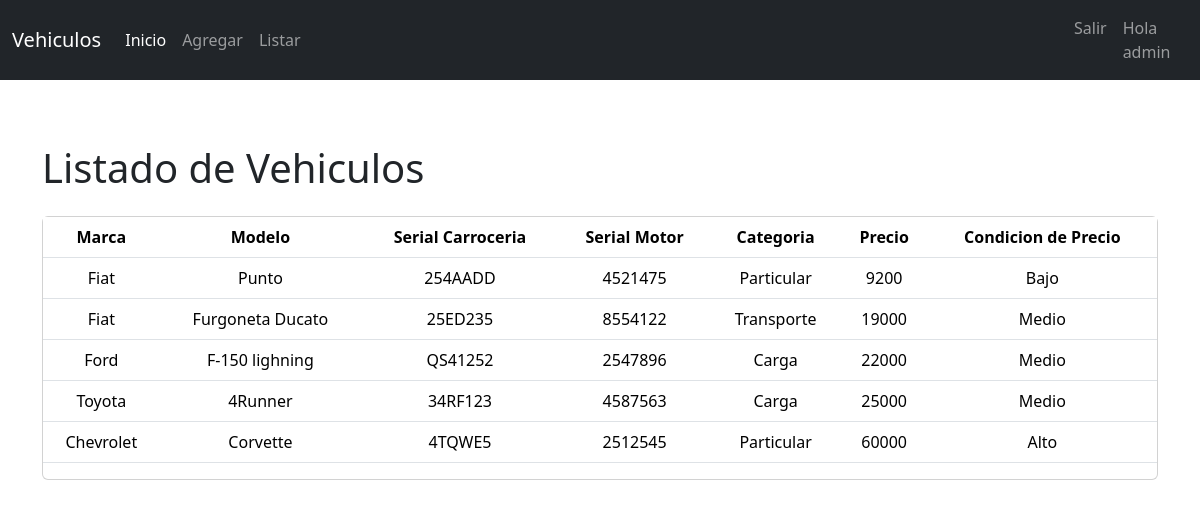
/vehiculo/listar/ (signed in), run on the app's committed database.
### vehiculo/models.py (models this page shows)
class VehiculoModel(models.Model):
    MARCAS_OPTIONS = (
        ('Fiat','Fiat'),
        ('Chevrolet','Chevrolet'),
        ('Ford','Ford'),
        ('Toyota','Toyota'),
)
    CATEGORIAS_OPTIONS =(
        ('Particular','Particular'),
        ('Transporte','Transporte'),
        ('Carga','Carga'),
    )
    marca = models.CharField(max_length=20 , choices=MARCAS_OPTIONS,default= 'Ford')
    modelo = models.CharField(max_length=100)
    serial_carroceria = models.CharField(max_length=50)
    serial_motor = models.CharField(max_length=50)
    categoria = models.CharField(max_length=20, choices = CATEGORIAS_OPTIONS,default='Particular')
    precio = models.IntegerField()
    fecha_creacion = models.DateTimeField(auto_now_add=True)
    fecha_modificacion = models.DateTimeField(auto_now_add=True)
    class Meta:
        permissions =(
            ("visualizar_catalogo","Puede visualizar_catalogo"),
    )
    def __str__(self):
        return self.marca

### vehiculo/views.py (the view)
# urls.py: path('listar/', listar_vehiculo, name = 'listar'),
def listar_vehiculo(request):
    vehiculos = VehiculoModel.objects.all()
    context = {'lista_vehiculos': vehiculos}
    print(vehiculos)
    print(request.user.get_all_permissions())
    return render(request, 'listar.html', context)

### templates/listar.html
{% extends 'base.html' %}
{% load static %}
{% block content %}
  <div class="container py-5" id="vehiculo-list">
    {% if user.is_authenticated %}
      <div class="title py-3">
        <h1>Listado de Vehiculos</h1>
      </div>
      <div class="card" id="card-list">
        <table class="table table-hover text-center table-responsive-sm">
          <thead>
            <tr>
              <th>Marca</th>
              <th>Modelo</th>
              <th>Serial Carroceria</th>
              <th>Serial Motor</th>
              <th>Categoria</th>
              <th>Precio</th>
              <th>Condicion de Precio</th>
            </tr>
          </thead>
          <tbody>
            {% for item in lista_vehiculos %}
              <tr>
                <td>{{ item.marca }}</td>
                <td>{{ item.modelo }}</td>
                <td>{{ item.serial_carroceria }}</td>
                <td>{{ item.serial_motor }}</td>
                <td>{{ item.categoria }}</td>
                <td>{{ item.precio }}</td>
                <td>
                  {% if item.precio > 30000 %}
                    Alto{% elif item.precio > 10000 and item.precio <= 30000 %}Medio{% elif item.precio <= 10000 %}Bajo
                  {% else %}
                    Valor invalido
                  {% endif %}
                </td>
              </tr>
            {% endfor %}
          </tbody>
        </table>
      </div>
    {% else %}
      <h3>Necesitas estar registrado para ver el listado</h3>
    {% endif %}
  </div>
{% endblock %}

### templates/menu.html (shortened to what this page needs)
{% extends 'base.html' %}
{% block nav %}
<nav class="navbar navbar-expand-lg navbar-dark bg-dark">
    <div class="container-fluid">
      <a class="navbar-brand" href="#">Vehiculos</a>
      <div class="collapse navbar-collapse" id="navbarSupportedContent">
        <ul class="navbar-nav me-auto mb-2 mb-lg-0">
          <li class="nav-item">
            <a class="nav-link active" aria-current="page" href="{% url 'index' %}">Inicio</a>
          </li>
          <li class="nav-item">
            <a class="nav-link" href="{% url 'addform' %}">Agregar</a>
          </li>
          <li class="nav-item">
            <a class="nav-link" href="{% url 'listar' %}">Listar</a>
          </li>
        </ul>
      </div>
    </div>
    <div class="collapse navbar-collapse" id="navbarText">
      <ul class="navbar-nav mr-auto">
        {% if user.is_authenticated %}
          <li class="nav-item">
            <a class="nav-link" href="/vehiculo/logout">Salir</a>
          </li>
          <li class="nav-item">
            <a class="nav-link" href="#">Hola {{user.username}}</a>
          </li>
        {% else %}
          <li class="nav-item">
            <a class="nav-link" href="/vehiculo/login">Login</a>
          </li>
        {% endif %}
      </ul>
    </div>
  </nav>
{% endblock %}

### data on the page
VehiculoModel: marca "Fiat", modelo "Punto", serial_carroceria "254AADD", serial_motor "4521475", categoria "Particular", precio "9200", shows "Bajo"
VehiculoModel: marca "Fiat", modelo "Furgoneta Ducato", serial_carroceria "25ED235", serial_motor "8554122", categoria "Transporte", precio "19000", shows "Medio"
VehiculoModel: marca "Ford", modelo "F-150 lighning", serial_carroceria "QS41252", serial_motor "2547896", categoria "Carga", precio "22000", shows "Medio"
VehiculoModel: marca "Toyota", modelo "4Runner", serial_carroceria "34RF123", serial_motor "4587563", categoria "Carga", precio "25000", shows "Medio"
VehiculoModel: marca "Chevrolet", modelo "Corvette", serial_carroceria "4TQWE5", serial_motor "2512545", categoria "Particular", precio "60000", shows "Alto"

### other printed values
{{ user.username }} "admin"
